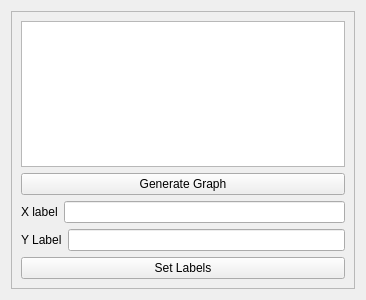
<?xml version="1.0" encoding="UTF-8"?>
<ui version="4.0">
 <class>Plotter</class>
 <widget class="QWidget" name="Plotter">
  <property name="geometry">
   <rect>
    <x>0</x>
    <y>0</y>
    <width>366</width>
    <height>300</height>
   </rect>
  </property>
  <property name="windowTitle">
   <string>Plotter</string>
  </property>
  <layout class="QHBoxLayout" name="horizontalLayout_3">
   <item>
    <layout class="QVBoxLayout" name="verticalLayout_3">
     <item>
      <widget class="QScrollArea" name="scrollArea">
       <property name="widgetResizable">
        <bool>true</bool>
       </property>
       <widget class="QWidget" name="scrollAreaWidgetContents">
        <property name="geometry">
         <rect>
          <x>0</x>
          <y>0</y>
          <width>344</width>
          <height>278</height>
         </rect>
        </property>
        <layout class="QHBoxLayout" name="horizontalLayout_4">
         <item>
          <layout class="QVBoxLayout" name="verticalLayout">
           <item>
            <widget class="QTableWidget" name="graphTableWidget"/>
           </item>
           <item>
            <widget class="QPushButton" name="generatePushButton">
             <property name="text">
              <string>Generate Graph</string>
             </property>
            </widget>
           </item>
           <item>
            <layout class="QHBoxLayout" name="horizontalLayout">
             <item>
              <widget class="QLabel" name="label">
               <property name="text">
                <string>X label</string>
               </property>
              </widget>
             </item>
             <item>
              <widget class="QLineEdit" name="xlabelLineEdit"/>
             </item>
            </layout>
           </item>
           <item>
            <layout class="QHBoxLayout" name="horizontalLayout_2">
             <item>
              <widget class="QLabel" name="label_2">
               <property name="text">
                <string>Y Label</string>
               </property>
              </widget>
             </item>
             <item>
              <widget class="QLineEdit" name="ylabelLineEdit"/>
             </item>
            </layout>
           </item>
           <item>
            <widget class="QPushButton" name="setLabelPushButton">
             <property name="text">
              <string>Set Labels</string>
             </property>
            </widget>
           </item>
          </layout>
         </item>
        </layout>
       </widget>
      </widget>
     </item>
    </layout>
   </item>
  </layout>
  <zorder>graphTableWidget</zorder>
  <zorder>xlabel</zorder>
  <zorder>ylabel</zorder>
  <zorder>xlabelLineEdit</zorder>
  <zorder>ylabelLineEdit</zorder>
  <zorder>ylabel</zorder>
  <zorder>xlabel</zorder>
  <zorder>generateGraphPushButton</zorder>
  <zorder>graphTableWidget</zorder>
  <zorder>generatePushButton</zorder>
  <zorder>xlabelLineEdit</zorder>
  <zorder>label</zorder>
  <zorder>layoutWidget</zorder>
  <zorder></zorder>
 </widget>
 <resources/>
 <connections/>
</ui>
